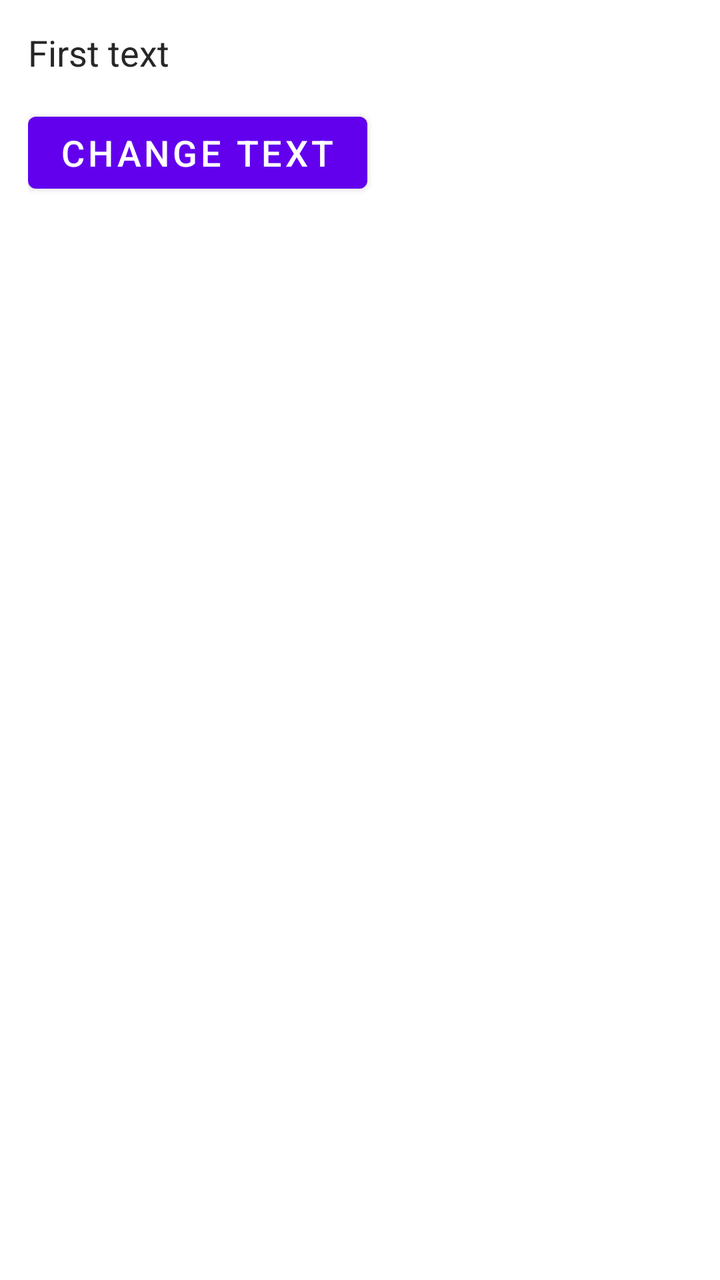
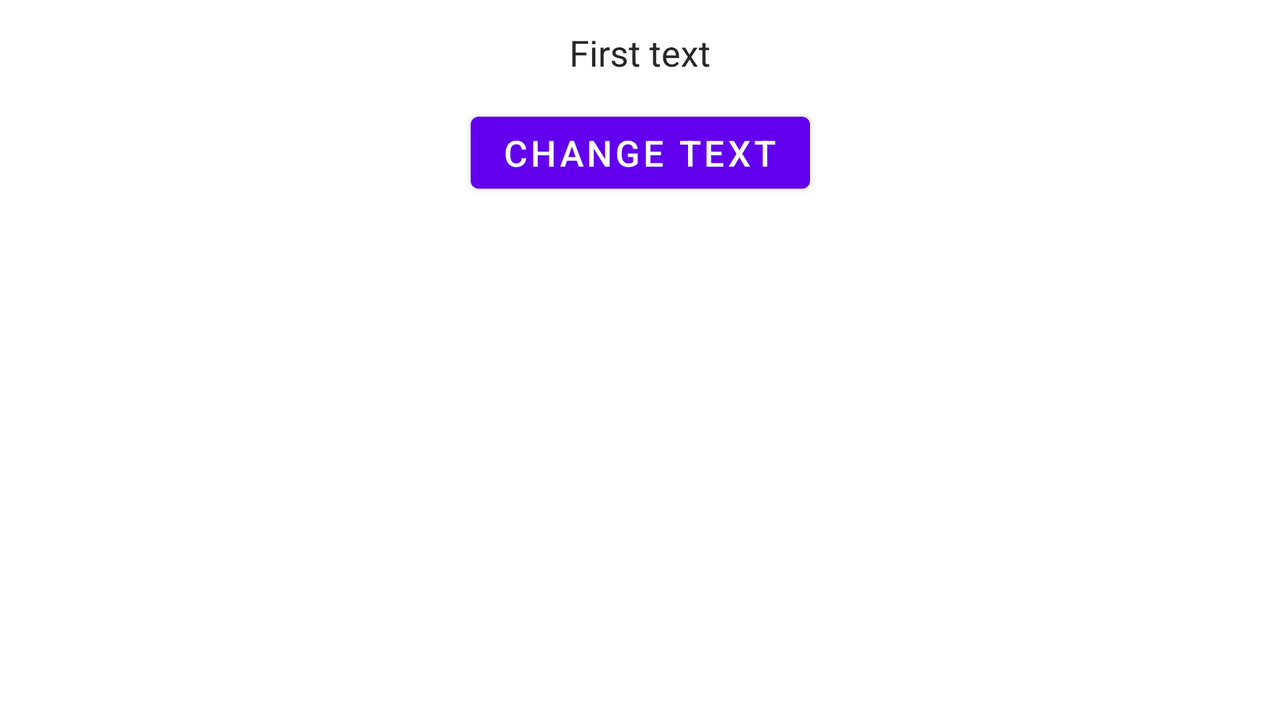

Compare how this app lays out the same screen by default and in its alternative resource folder. The renders come first, then the two layout files and the values they reference.
<!-- AndroidManifest.xml: application theme Theme.MyTestApp -->
<!-- res/layout/activity_main.xml -->
<?xml version="1.0" encoding="utf-8"?>
<androidx.constraintlayout.widget.ConstraintLayout xmlns:android="http://schemas.android.com/apk/res/android"
    xmlns:app="http://schemas.android.com/apk/res-auto"
    xmlns:tools="http://schemas.android.com/tools"
    android:layout_width="match_parent"
    android:layout_height="match_parent"
    android:padding="14sp"
    tools:context=".MainActivity">

    <TextView
        android:id="@+id/tmp_text"
        android:layout_width="wrap_content"
        android:layout_height="wrap_content"
        android:text="@string/txt_main_layout_first_text"
        android:textColor="#272727"
        android:textSize="18sp"
        app:layout_constraintLeft_toLeftOf="parent"
        app:layout_constraintTop_toTopOf="parent" />

    <Button
        android:id="@+id/btn_change_text"
        android:layout_width="wrap_content"
        android:layout_height="wrap_content"
        android:layout_marginTop="14dp"
        android:text="@string/txt_main_layout_change_text"
        app:layout_constraintStart_toStartOf="parent"
        app:layout_constraintTop_toBottomOf="@+id/tmp_text" />

</androidx.constraintlayout.widget.ConstraintLayout>
<!-- resources referenced by this layout -->
<resources>
  <string name="txt_main_layout_change_text">Change text</string>
  <string name="txt_main_layout_first_text">First text</string>
  <style name="Theme.MyTestApp" parent="Theme.MaterialComponents.Light.DarkActionBar">
          
          <item name="colorPrimary">@color/purple_500</item>
          <item name="colorPrimaryVariant">@color/purple_700</item>
          <item name="colorOnPrimary">@color/white</item>
          
          <item name="colorSecondary">@color/teal_200</item>
          <item name="colorSecondaryVariant">@color/teal_700</item>
          <item name="colorOnSecondary">@color/black</item>
          
          <item name="android:statusBarColor" tools:targetApi="l">?attr/colorPrimaryVariant</item>
  
          
          <item name="android:textSize">18sp</item>
          <item name="android:textColor">#272727</item>
      </style>
</resources>
<!-- res/layout-land/activity_main.xml (the repository's variant of the layout above) -->
<!-- drawn on the phone turned sideways -->
<?xml version="1.0" encoding="utf-8"?>
<androidx.constraintlayout.widget.ConstraintLayout xmlns:android="http://schemas.android.com/apk/res/android"
    xmlns:app="http://schemas.android.com/apk/res-auto"
    xmlns:tools="http://schemas.android.com/tools"
    android:layout_width="match_parent"
    android:layout_height="match_parent"
    android:padding="14sp"
    tools:context=".MainActivity">

    <TextView
        android:id="@+id/tmp_text"
        android:layout_width="wrap_content"
        android:layout_height="wrap_content"
        android:text="@string/txt_main_layout_first_text"
        android:textColor="#272727"
        android:textSize="18sp"
        app:layout_constraintEnd_toEndOf="parent"
        app:layout_constraintLeft_toLeftOf="parent"
        app:layout_constraintStart_toStartOf="parent"
        app:layout_constraintTop_toTopOf="parent" />

    <Button
        android:id="@+id/btn_change_text"
        android:layout_width="wrap_content"
        android:layout_height="wrap_content"
        android:layout_marginTop="14dp"
        android:text="@string/txt_main_layout_change_text"
        app:layout_constraintEnd_toEndOf="parent"
        app:layout_constraintStart_toStartOf="parent"
        app:layout_constraintTop_toBottomOf="@+id/tmp_text" />

</androidx.constraintlayout.widget.ConstraintLayout>
